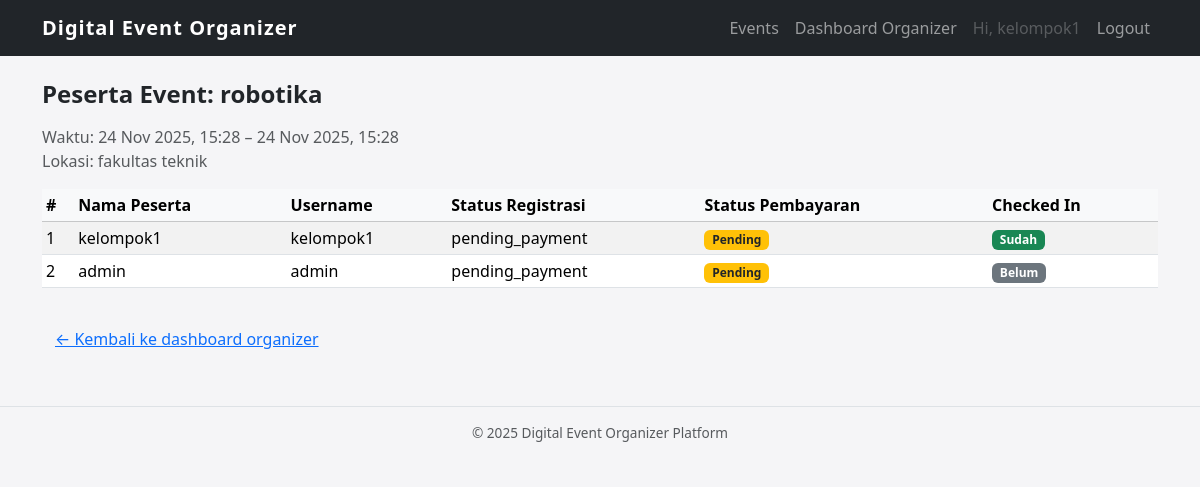
Page /events/organizer/event/robotika/ (signed in) on the committed database.
### events/models.py (models this page shows, shortened)
class Event(models.Model):
    organizer = models.ForeignKey(
        settings.AUTH_USER_MODEL,
        on_delete=models.CASCADE,
        related_name='organized_events'
    )
    title = models.CharField(max_length=200)
    slug = models.SlugField(max_length=200, unique=True)
    description = models.TextField()
    location = models.CharField(max_length=255)
    start_datetime = models.DateTimeField()
    end_datetime = models.DateTimeField()
    max_participants = models.PositiveIntegerField(null=True, blank=True)
    price = models.DecimalField(max_digits=10, decimal_places=2, default=0)
    is_published = models.BooleanField(default=False)
    banner_image = models.ImageField(upload_to='event_banners/', null=True, blank=True)
    created_at = models.DateTimeField(auto_now_add=True)
    updated_at = models.DateTimeField(auto_now=True)

class EventRegistration(models.Model):
    STATUS_CHOICES = (
        ('pending_payment', 'Pending Payment'),
        ('paid', 'Paid'),
        ('cancelled', 'Cancelled'),
        ('checked_in', 'Checked In'),
    )
    event = models.ForeignKey(Event, on_delete=models.CASCADE, related_name='registrations')
    participant = models.ForeignKey(settings.AUTH_USER_MODEL, on_delete=models.CASCADE, related_name='event_registrations')
    registration_code = models.UUIDField(default=uuid.uuid4, unique=True, editable=False)
    status = models.CharField(max_length=20, choices=STATUS_CHOICES, default='pending_payment')
    registered_at = models.DateTimeField(auto_now_add=True)
    checked_in = models.BooleanField(default=False)
    checked_in_at = models.DateTimeField(null=True, blank=True)

### events/views.py (the view)
# urls.py: path('organizer/event/<slug:slug>/', views.organizer_event_detail, name='organizer_event_detail'),
@login_required
def organizer_event_detail(request,slug):
    if not request.user.is_staff:
        return HttpResponseForbidden("anda tidak memiliki akses ke halaman ini.")
    event=get_object_or_404(Event,slug=slug)
    if not request.user.is_superuser and event.organizer != request.user:
        return HttpResponseForbidden("anda tidak boleh melihat event ini")
    registration=event.registrations.select_related('participant').all()
    context={
        "event":event,
        "registrations":registration,
    }
    return render(request,"events/organizer_event_detail.html",context)

### event_organizer/templates/events/organizer_event_detail.html (shortened to what this page needs)
{% extends "base.html" %}
{% block content %}
<h1 class="h4 fw-bold mb-3">Peserta Event: {{ event.title }}</h1>
<p class="text-muted mb-3">
  Waktu:
  {{ event.start_datetime|date:"d M Y, H:i" }} –
  {{ event.end_datetime|date:"d M Y, H:i" }}<br>
  Lokasi: {{ event.location }}
</p>
{% if registrations %}
  <div class="table-responsive">
    <table class="table table-sm table-striped align-middle">
      <thead class="table-light">
        <tr>
          <th>#</th>
          <th>Nama Peserta</th>
          <th>Username</th>
          <th>Status Registrasi</th>
          <th>Status Pembayaran</th>
          <th>Checked In</th>
        </tr>
      </thead>
      <tbody>
        {% for reg in registrations %}
          <tr>
            <td>{{ forloop.counter }}</td>
            <td>{{ reg.participant.get_full_name|default:reg.participant.username }}</td>
            <td>{{ reg.participant.username }}</td>
            <td>{{ reg.status }}</td>
            <td>
              {% if reg.payment %}
                {% if reg.payment.is_confirmed %}
                  <span class="badge bg-success">Paid</span>
                {% else %}
                  <span class="badge bg-warning text-dark">Pending</span>
                {% endif %}
              {% else %}
                <span class="badge bg-secondary">Belum bayar</span>
              {% endif %}
            </td>
            <td>
              {% if reg.checked_in %}
                <span class="badge bg-success">Sudah</span>
              {% else %}
                <span class="badge bg-secondary">Belum</span>
              {% endif %}
            </td>
          </tr>
        {% endfor %}
      </tbody>
    </table>
  </div>
{% else %}
  <div class="alert alert-info">
    Belum ada peserta yang mendaftar.
  </div>
{% endif %}
<a href="{% url 'events:organizer_dashboard' %}" class="btn btn-link mt-3">
  &larr; Kembali ke dashboard organizer
</a>
{% endblock %}

### event_organizer/templates/base.html (shortened to what this page needs)
<!DOCTYPE html>
<html lang="id">
<head>
    <link
      href="https://cdn.jsdelivr.net/npm/bootstrap@5.3.2/dist/css/bootstrap.min.css"
      rel="stylesheet"
    >
</head>
<body>
<nav class="navbar navbar-expand-lg navbar-dark bg-dark mb-4">
  <div class="container">
    <a class="navbar-brand" href="/">Digital Event Organizer</a>
    <div class="collapse navbar-collapse" id="navbarNav">
      <ul class="navbar-nav ms-auto">
        <li class="nav-item">
            <a class="nav-link" href="{% url 'events:event_list' %}">Events</a>
        </li>
        {% if user.is_staff %}
            <li class="nav-item">
            <a class="nav-link" href="{% url 'events:organizer_dashboard' %}">
                Dashboard Organizer
            </a>
            </li>
        {% endif %}
        {% if user.is_authenticated %}
            <li class="nav-item">
            <span class="nav-link disabled">Hi, {{ user.username }}</span>
            </li>
            <li class="nav-item">
            <a class="nav-link" href="/accounts/logout/">Logout</a>
            </li>
        {% else %}
            <li class="nav-item">
            <a class="nav-link" href="/accounts/login/">Login</a>
            </li>
        {% endif %}
        </ul>
    </div>
  </div>
</nav>
<main class="container mb-5">
  {% block content %}{% endblock %}
</main>
<footer class="border-top py-3 mt-auto">
  <div class="container text-center text-muted">
    &copy; {{ now|default:2025 }} Digital Event Organizer Platform
  </div>
</footer>
</body>
</html>

### event_organizer/templates/base.html (style rules this page uses)
body { background-color: #f5f5f7; }
.navbar-brand { font-weight: 700; letter-spacing: 0.05em; }
footer { font-size: 0.85rem; }

### rows in the picture
Event: title "robotika", start_datetime "24 Nov 2025, 15:28", end_datetime "24 Nov 2025, 15:28", location "fakultas teknik"
EventRegistration: participant.get_full_name "kelompok1", participant.username "kelompok1", status "pending_payment", shows "Pending", checked_in "Sudah"
EventRegistration: participant.get_full_name "admin", participant.username "admin", status "pending_payment", shows "Pending", checked_in "Belum"

### other values in the picture
{{ user.username }} "kelompok1"
{{ now|default:2025 }} "2025"
